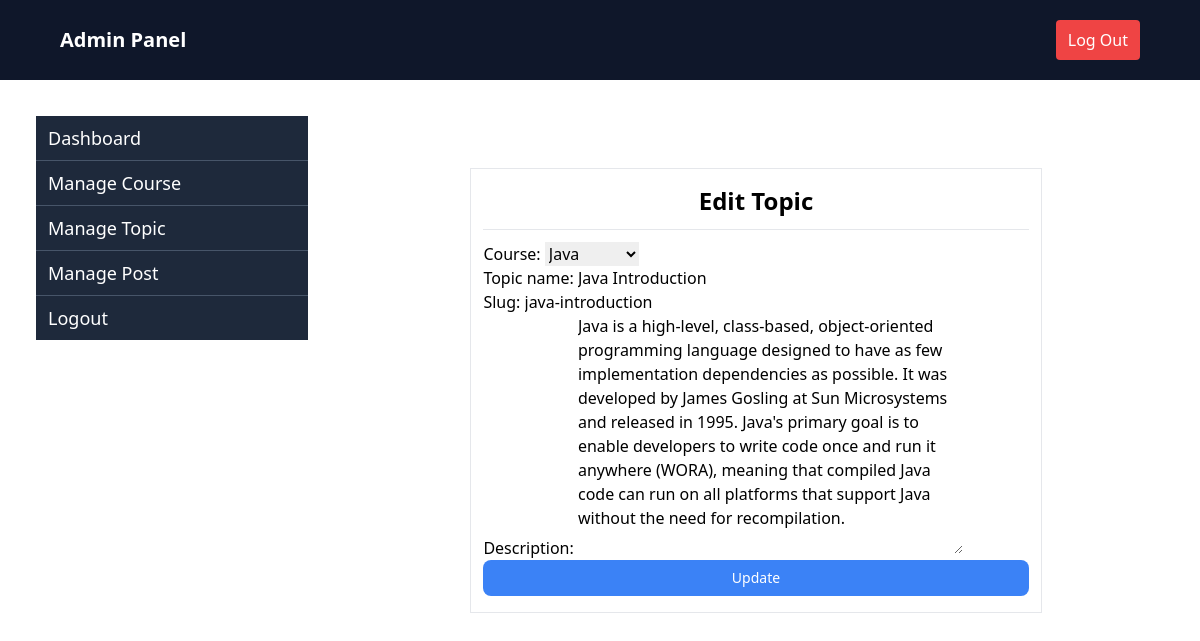
Page /edit-topic/1/ (signed in) on the committed database.
### tutorial/models.py (models this page shows, shortened)
class Topic(models.Model):
    course = models.ForeignKey(Course, on_delete=models.CASCADE, null=True, blank=True, related_name='topics')
    slug = models.SlugField(blank=True, null=True)
    topic_name = models.CharField(max_length=200)
    description = models.TextField()

### tutorial/admin_views.py (the view)
# urls.py: path('edit-topic/<int:id>/',editTopic, name="edittopic" ),
@admin_required
def editTopic(request, id):
    topic = get_object_or_404(Topic, id=id )
    form = TopicForm(instance=topic)
    if request.method == 'POST':
        form = TopicForm(request.POST or None , instance=topic)
        if form.is_valid():
            form.save()
            return redirect(manageTopic)
    return render(request, "admin/edittopic.html", {"form":form})

### tutorial/forms.py
class TopicForm(ModelForm):
    class Meta:
        model = Topic
        fields = ['course', 'topic_name', 'slug', 'description']
    def __init__(self, *args, **kwargs):
        user = kwargs.pop('user', None)   # accept the logged-in user
        super(TopicForm, self).__init__(*args, **kwargs)
        if user:
            self.fields['course'].queryset = Course.objects.filter(user=user)

### tutorial/models.py (called while the page is built)
    def __str__(self):
        return self.name

### tutorial/templates/admin/edittopic.html (shortened to what this page needs)
{% extends 'admin/adminbase.html' %}
{% block content %}
 {% load tailwind_filters %}
<div class="flex flex-1 mt-10 px-[15%]">
    <div class="w-full mt-3">
        <div class="flex flex-col gap-3 px-3 py-4  border">
            <h2 class="text-2xl font-bold items-center text-center ">Edit Topic</h2>
            <hr>
            <form action="" method="post" enctype="multipart/form-data">
                {{form|crispy}}
                <input type="submit" value="Update" class="text-sm font-medium px-3 py-2 items-center justify-center rounded-lg bg-blue-500 w-full text-white">
            </form>
        </div>
    </div>
</div>
{% endblock content %}

### rows in the picture
Topic: course "Java", topic_name "Java Introduction", slug "java-introduction", description "Java is a high-level, class-based, object-oriented programming language designed to have as few implementation dependencies as possible. It was developed by James Gosling at Sun Microsystems and released in 1995. Java's primary goal is to enable developers to write code once and run it anywhere (WORA), meaning that compiled Java code can run on all platforms that support Java without the need for recompilation."
